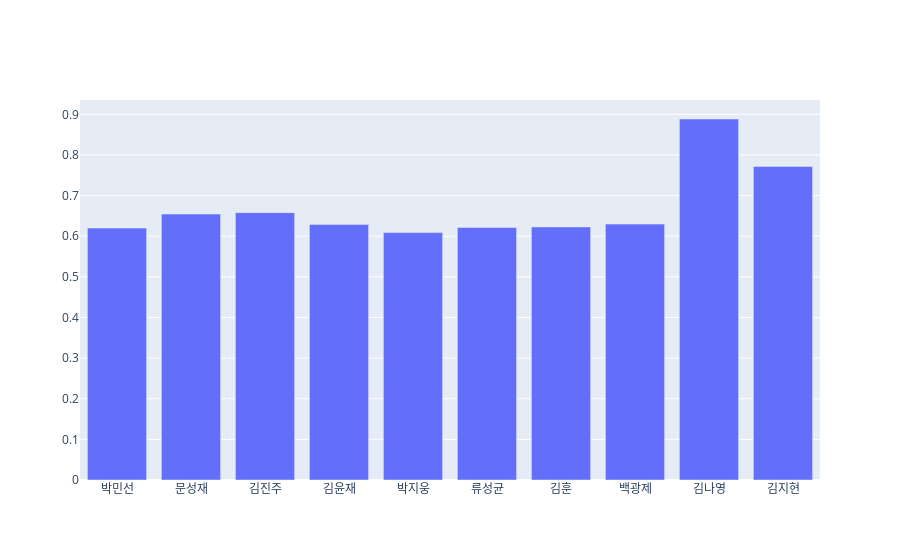

Source (notebook cell):
### Code cell
import plotly.graph_objects as go

fig = go.Figure([go.Bar(x=labels, y=spk_sim_matrix)])
fig.show()

### Figure 1 — Plotly figure (JSON) as saved in the notebook; plotly's stock layout.template omitted (floating-point values rounded to 4 significant figures)
{"data": [{"type": "bar", "x": ["박민선", "문성재", "김진주", "김윤재", "박지웅", "류성균", "김훈", "백광제", "김나영", "김지현"], "y": [0.62, 0.6545, 0.658, 0.629, 0.6089, 0.6215, 0.6228, 0.6299, 0.8885, 0.7717]}], "layout": {}}
